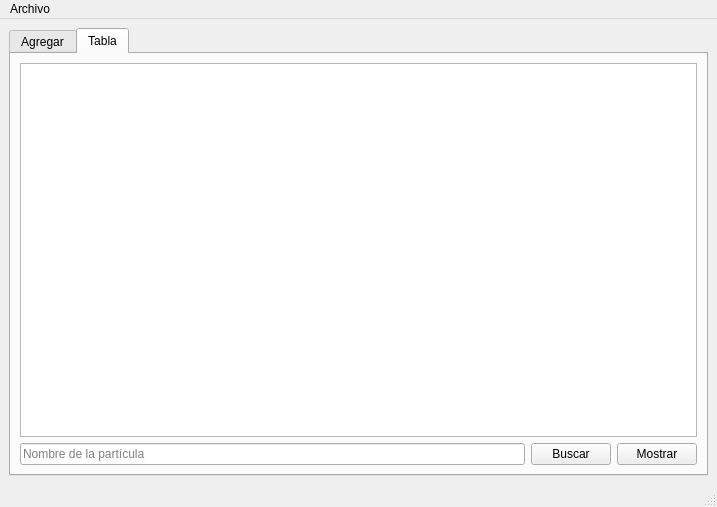
<?xml version="1.0" encoding="UTF-8"?>
<ui version="4.0">
 <class>MainWindow</class>
 <widget class="QMainWindow" name="MainWindow">
  <property name="geometry">
   <rect>
    <x>0</x>
    <y>0</y>
    <width>717</width>
    <height>504</height>
   </rect>
  </property>
  <property name="windowTitle">
   <string>Captura de partículas</string>
  </property>
  <widget class="QWidget" name="centralwidget">
   <layout class="QGridLayout" name="gridLayout_3">
    <item row="0" column="0">
     <widget class="QTabWidget" name="tabWidget">
      <property name="currentIndex">
       <number>1</number>
      </property>
      <widget class="QWidget" name="tab">
       <attribute name="title">
        <string>Agregar</string>
       </attribute>
       <layout class="QGridLayout" name="gridLayout_2">
        <item row="0" column="0">
         <widget class="QGroupBox" name="groupBox">
          <property name="title">
           <string>Partícula</string>
          </property>
          <layout class="QGridLayout" name="gridLayout">
           <item row="3" column="0">
            <widget class="QLabel" name="label">
             <property name="text">
              <string>origen en y: </string>
             </property>
            </widget>
           </item>
           <item row="6" column="1">
            <widget class="QSpinBox" name="velocidad_spinBox_2">
             <property name="maximum">
              <number>1000000</number>
             </property>
            </widget>
           </item>
           <item row="10" column="1">
            <widget class="QSpinBox" name="blue_spinBox">
             <property name="maximum">
              <number>500</number>
             </property>
            </widget>
           </item>
           <item row="8" column="1">
            <widget class="QSpinBox" name="red_spinBox">
             <property name="maximum">
              <number>500</number>
             </property>
            </widget>
           </item>
           <item row="2" column="1">
            <widget class="QSpinBox" name="ox_spinBox">
             <property name="maximum">
              <number>500</number>
             </property>
            </widget>
           </item>
           <item row="10" column="0">
            <widget class="QLabel" name="label_10">
             <property name="text">
              <string>blue: </string>
             </property>
            </widget>
           </item>
           <item row="3" column="1">
            <widget class="QSpinBox" name="oy_spinBox">
             <property name="maximum">
              <number>500</number>
             </property>
            </widget>
           </item>
           <item row="12" column="0" colspan="2">
            <widget class="QPushButton" name="agregar_inicio_pushButton">
             <property name="text">
              <string>Agregar al inicio</string>
             </property>
            </widget>
           </item>
           <item row="9" column="1">
            <widget class="QSpinBox" name="green_spinBox">
             <property name="maximum">
              <number>500</number>
             </property>
            </widget>
           </item>
           <item row="0" column="1">
            <widget class="QSpinBox" name="id_spinBox">
             <property name="maximum">
              <number>1000000</number>
             </property>
            </widget>
           </item>
           <item row="4" column="1">
            <widget class="QSpinBox" name="dx_spinBox">
             <property name="maximum">
              <number>500</number>
             </property>
            </widget>
           </item>
           <item row="9" column="0">
            <widget class="QLabel" name="label_9">
             <property name="text">
              <string>green: </string>
             </property>
            </widget>
           </item>
           <item row="4" column="0">
            <widget class="QLabel" name="label_3">
             <property name="text">
              <string>destino x:</string>
             </property>
            </widget>
           </item>
           <item row="2" column="0">
            <widget class="QLabel" name="label_2">
             <property name="text">
              <string>origen en x: </string>
             </property>
            </widget>
           </item>
           <item row="5" column="0">
            <widget class="QLabel" name="label_4">
             <property name="text">
              <string>destino y:</string>
             </property>
            </widget>
           </item>
           <item row="11" column="0" colspan="2">
            <widget class="QPushButton" name="agregar_final_pushButton">
             <property name="text">
              <string>Agregar al final</string>
             </property>
            </widget>
           </item>
           <item row="5" column="1">
            <widget class="QSpinBox" name="dy_spinBox">
             <property name="maximum">
              <number>500</number>
             </property>
            </widget>
           </item>
           <item row="7" column="0">
            <widget class="QLabel" name="label_7">
             <property name="text">
              <string>color (rgb)</string>
             </property>
            </widget>
           </item>
           <item row="6" column="0">
            <widget class="QLabel" name="label_6">
             <property name="text">
              <string>velocidad: </string>
             </property>
            </widget>
           </item>
           <item row="8" column="0">
            <widget class="QLabel" name="label_8">
             <property name="text">
              <string>red: </string>
             </property>
            </widget>
           </item>
           <item row="0" column="0">
            <widget class="QLabel" name="label_5">
             <property name="text">
              <string>id: </string>
             </property>
            </widget>
           </item>
           <item row="13" column="0" colspan="2">
            <widget class="QPushButton" name="mostrar_pushButton">
             <property name="text">
              <string>Mostrar</string>
             </property>
            </widget>
           </item>
          </layout>
         </widget>
        </item>
        <item row="0" column="1">
         <widget class="QPlainTextEdit" name="salida"/>
        </item>
       </layout>
      </widget>
      <widget class="QWidget" name="tab_2">
       <attribute name="title">
        <string>Tabla</string>
       </attribute>
       <layout class="QGridLayout" name="gridLayout_4">
        <item row="0" column="0" colspan="3">
         <widget class="QTableWidget" name="tabla"/>
        </item>
        <item row="1" column="0">
         <widget class="QLineEdit" name="buscar_lineEdit">
          <property name="placeholderText">
           <string>Nombre de la partícula</string>
          </property>
         </widget>
        </item>
        <item row="1" column="1">
         <widget class="QPushButton" name="buscar_pushButton">
          <property name="text">
           <string>Buscar</string>
          </property>
         </widget>
        </item>
        <item row="1" column="2">
         <widget class="QPushButton" name="mostrar_tabla_pushButton">
          <property name="text">
           <string>Mostrar</string>
          </property>
         </widget>
        </item>
       </layout>
      </widget>
     </widget>
    </item>
   </layout>
  </widget>
  <widget class="QMenuBar" name="menubar">
   <property name="geometry">
    <rect>
     <x>0</x>
     <y>0</y>
     <width>717</width>
     <height>21</height>
    </rect>
   </property>
   <widget class="QMenu" name="menuArchivo">
    <property name="title">
     <string>Archivo</string>
    </property>
    <addaction name="actionAbrir"/>
    <addaction name="actionGuardar"/>
   </widget>
   <addaction name="menuArchivo"/>
  </widget>
  <widget class="QStatusBar" name="statusbar"/>
  <action name="actionAbrir">
   <property name="text">
    <string>Abrir</string>
   </property>
   <property name="shortcut">
    <string>Ctrl+O</string>
   </property>
  </action>
  <action name="actionGuardar">
   <property name="text">
    <string>Guardar</string>
   </property>
   <property name="shortcut">
    <string>Ctrl+D</string>
   </property>
  </action>
 </widget>
 <resources/>
 <connections/>
</ui>
